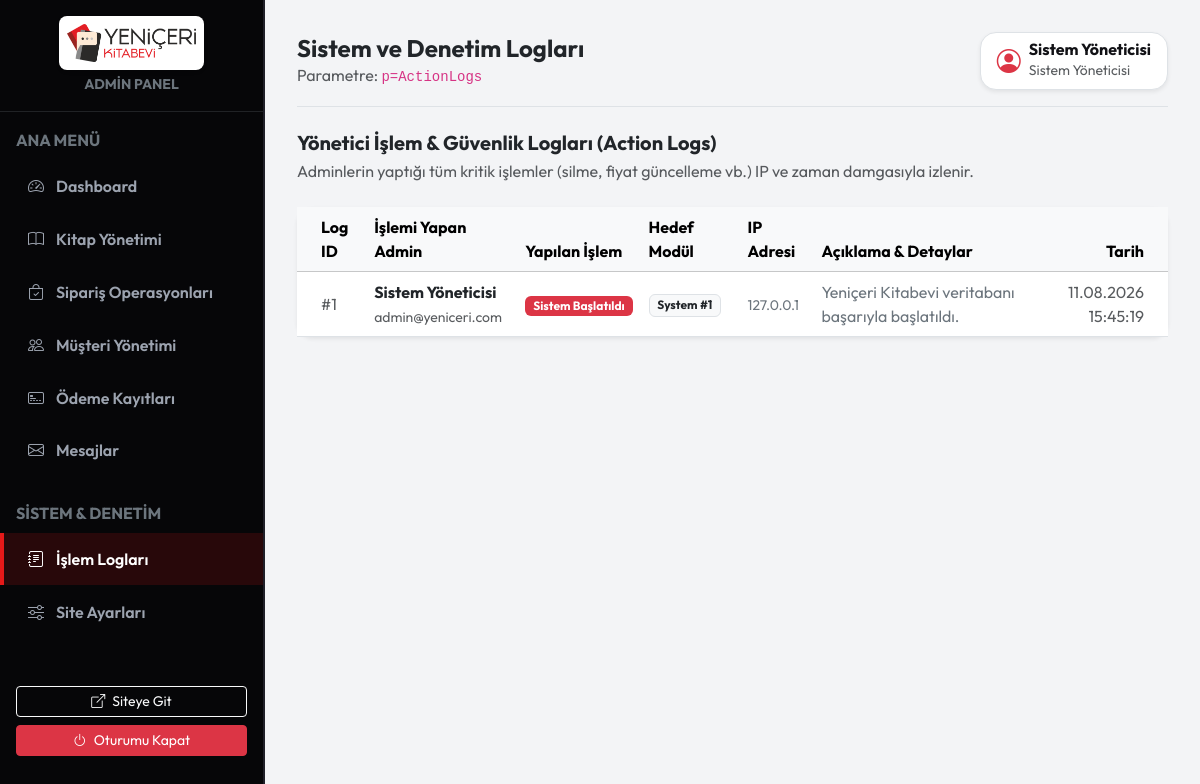
The app's page /admin/index.php?p=ActionLogs (signed in) with its own data.
### tables this page shows
CREATE TABLE action_logs (
    id INT AUTO_INCREMENT PRIMARY KEY,
    user_id INT NOT NULL,
    action VARCHAR(100) NOT NULL,
    target_module VARCHAR(50) NOT NULL,
    target_id INT NULL,
    ip_address VARCHAR(45) NOT NULL,
    details TEXT NULL,
    created_at DATETIME DEFAULT CURRENT_TIMESTAMP,
    FOREIGN KEY (user_id) REFERENCES users(id) ON DELETE CASCADE
);

CREATE TABLE users (
    id INT AUTO_INCREMENT PRIMARY KEY,
    name VARCHAR(100) NOT NULL,
    email VARCHAR(120) NOT NULL UNIQUE,
    password_hash VARCHAR(255) NOT NULL,
    role ENUM('admin', 'customer') DEFAULT 'customer',
    status ENUM('active', 'inactive') DEFAULT 'active',
    phone VARCHAR(20) NULL,
    address TEXT NULL,
    created_at DATETIME DEFAULT CURRENT_TIMESTAMP
);

### config.php (called while the page is built, shortened)
<?php
global $pdo;
if (DB_DRIVER === 'sqlite') {
    init_sqlite_fallback();
} else {
    try {
        $dsn = "mysql:host=" . DB_HOST . ";port=" . DB_PORT . ";dbname=" . DB_NAME . ";charset=utf8mb4";
        $pdo = new PDO($dsn, DB_USER, DB_PASS, [
            PDO::ATTR_ERRMODE => PDO::ERRMODE_EXCEPTION,
            PDO::ATTR_DEFAULT_FETCH_MODE => PDO::FETCH_ASSOC,
            PDO::ATTR_EMULATE_PREPARES => false,
        ]);
    } catch (PDOException $e) {
        if (strpos($e->getMessage(), 'Unknown database') !== false || $e->getCode() == 1049) {
            try {
                $root_pdo = new PDO("mysql:host=" . DB_HOST . ";port=" . DB_PORT . ";charset=utf8mb4", DB_USER, DB_PASS);
                $root_pdo->exec("CREATE DATABASE IF NOT EXISTS `" . DB_NAME . "` CHARACTER SET utf8mb4 COLLATE utf8mb4_unicode_ci;");
                $pdo = new PDO($dsn, DB_USER, DB_PASS, [
                    PDO::ATTR_ERRMODE => PDO::ERRMODE_EXCEPTION,
                    PDO::ATTR_DEFAULT_FETCH_MODE => PDO::FETCH_ASSOC
                ]);
                $schema_file = __DIR__ . '/schema.sql';
                if (file_exists($schema_file)) {
                    $sql_content = file_get_contents($schema_file);
                    $pdo->exec($sql_content);
                }
            } catch (PDOException $ex_create) {
                init_sqlite_fallback();
            }
        } else {
            init_sqlite_fallback();
        }
    }
}
if ($pdo->getAttribute(PDO::ATTR_DRIVER_NAME) === 'sqlite') {
    $pdo->exec("CREATE TABLE IF NOT EXISTS contact_messages (id INTEGER PRIMARY KEY AUTOINCREMENT, name TEXT, email TEXT, subject TEXT, message TEXT, is_read INTEGER DEFAULT 0, ip_address TEXT, created_at DATETIME DEFAULT CURRENT_TIMESTAMP);");
} else {
    $pdo->exec("CREATE TABLE IF NOT EXISTS contact_messages (id INT AUTO_INCREMENT PRIMARY KEY, name VARCHAR(255), email VARCHAR(255), subject VARCHAR(255), message TEXT, is_read TINYINT DEFAULT 0, ip_address VARCHAR(64), created_at TIMESTAMP DEFAULT CURRENT_TIMESTAMP) CHARACTER SET utf8mb4 COLLATE utf8mb4_unicode_ci;");
}
function e($string) {
    return htmlspecialchars($string ?? '', ENT_QUOTES, 'UTF-8');
}
function db_query($sql, $params = []) {
    global $pdo;
    $stmt = $pdo->prepare($sql);
    $stmt->execute($params);
    return $stmt;
}
function db_fetch_all($sql, $params = []) {
    return db_query($sql, $params)->fetchAll();
}

### admin/modules/actionlogs.php (the view, shortened to what this page needs)
<?php
$logs = db_fetch_all("SELECT al.*, u.name as admin_name, u.email as admin_email
                      FROM action_logs al
                      LEFT JOIN users u ON al.user_id = u.id
                      ORDER BY al.id DESC LIMIT 100");
?>
<div class="d-flex align-items-center justify-content-between mb-4">
    <div>
        <h5 class="fw-bold text-dark mb-1">Yönetici İşlem & Güvenlik Logları (Action Logs)</h5>
        <p class="text-muted fs-7 mb-0">Adminlerin yaptığı tüm kritik işlemler (silme, fiyat güncelleme vb.) IP ve zaman damgasıyla izlenir.</p>
    </div>
</div>
<div class="card border-0 shadow-sm rounded-4">
    <div class="card-body p-0">
        <div class="table-responsive">
            <table class="table table-hover align-middle mb-0">
                <thead class="table-light fs-7">
                    <tr>
                        <th class="ps-4">Log ID</th>
                        <th>İşlemi Yapan Admin</th>
                        <th>Yapılan İşlem</th>
                        <th>Hedef Modül</th>
                        <th>IP Adresi</th>
                        <th>Açıklama & Detaylar</th>
                        <th class="pe-4 text-end">Tarih</th>
                    </tr>
                </thead>
                <tbody>
                    <?php if (empty($logs)): ?>
                        <tr>
                            <td colspan="7" class="text-center py-5 text-muted">Henüz işlem kaydı bulunmuyor.</td>
                        </tr>
                    <?php else: ?>
                        <?php foreach ($logs as $l): ?>
                            <tr>
                                <td class="ps-4 text-muted fs-7">#<?= $l['id'] ?></td>
                                <td>
                                    <div class="fw-bold text-dark fs-7"><?= e($l['admin_name'] ?? 'Sistem') ?></div>
                                    <small class="text-muted fs-8"><?= e($l['admin_email'] ?? '') ?></small>
                                </td>
                                <td>
                                    <span class="badge bg-danger fs-8"><?= e($l['action']) ?></span>
                                </td>
                                <td>
                                    <span class="badge bg-light text-dark border fs-8"><?= e($l['target_module']) ?> #<?= e($l['target_id'] ?? '-') ?></span>
                                </td>
                                <td>
                                    <small class="font-mono text-secondary"><?= e($l['ip_address']) ?></small>
                                </td>
                                <td>
                                    <div class="fs-7 text-secondary"><?= e($l['details']) ?></div>
                                </td>
                                <td class="pe-4 text-end text-muted fs-8">
                                    <?= date('d.m.Y H:i:s', strtotime($l['created_at'])) ?>
                                </td>
                            </tr>
                        <?php endforeach; ?>
                    <?php endif; ?>
                </tbody>
            </table>
        </div>
    </div>
</div>

### assets/css/style.css (style rules this page uses)
:root { --primary-color: #0a0a0c; --primary-surface: #141418; --accent-color: #e61919; --accent-hover: #b80d0d; --accent-glow: rgba(230, 25, 25, 0.3); --dark-card: #18181f; --bg-light: #f8f9fa; --card-shadow: 0 10px 25px rgba(0, 0, 0, 0.08); --hover-shadow: 0 15px 35px rgba(230, 25, 25, 0.18); }
body { font-family: 'Outfit', 'Inter', -apple-system, BlinkMacSystemFont, sans-serif; background-color: var(--bg-light); color: #111115; overflow-x: hidden; }

### records on screen
action_logs: id "1", user.name "Sistem Yöneticisi", user.email "admin@yeniceri.com", action "Sistem Başlatıldı", target_module "System", target "1", ip_address "127.0.0.1", details "Yeniçeri Kitabevi veritabanı başarıyla başlatıldı.", created_at "11.08.2026 15:45:19"

### other values on screen
$titles[$current_p] "Sistem ve Denetim Logları"
$current_p "ActionLogs"
$admin_name "Sistem Yöneticisi"
